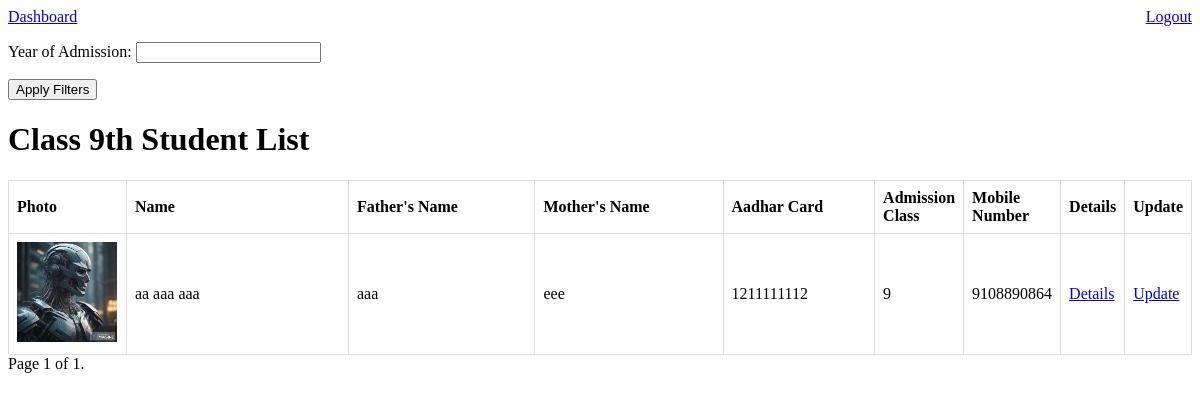
The page /admissions/class_9/ (signed in) on the database its author committed.
### admissions/models.py (models this page shows, shortened)
class Admission(models.Model):
    first_name = models.CharField(max_length=100)
    middle_name = models.CharField(max_length=100, blank=True)
    last_name = models.CharField(max_length=100, blank=True)
    father_name = models.CharField(max_length=100)
    mother_name = models.CharField(max_length=100)
    date_of_birth = models.DateField()
    aadhar_card = models.CharField(max_length=16)
    photo = models.ImageField(upload_to='photos/')
    previous_school = models.TextField()
    address = models.TextField()
    caste = models.CharField(max_length=50)
    admission_class = models.CharField(max_length=50)
    admission_date = models.DateField(auto_now_add=True)
    mobile_number = models.CharField(max_length=15)
    subjects = models.CharField(max_length=100, blank=True, null=True)

### admissions/views.py (the view)
# urls.py: path('class_9/', views.class_9, name='class_9'),
@login_required
def class_9(request):
    class_9_students = Admission.objects.filter(admission_class='9')
    year_filter_form = AdmissionYearFilterForm(request.GET)
    if year_filter_form.is_valid():
        admission_year = year_filter_form.cleaned_data.get('admission_year')
        if admission_year:
            class_9_students = class_9_students.filter(admission_date__year=admission_year)
    page = request.GET.get('page')
    paginator = Paginator(class_9_students, 20)  # Display 10 students per page, you can adjust this number as needed
    class_9_students = paginator.get_page(page)
    context = {
        'class_9_students': class_9_students,
        'year_filter_form': year_filter_form,
    }
    return render(request, 'admissions/class_9.html', context)

### admissions/forms.py
class AdmissionYearFilterForm(forms.Form):
    admission_year = forms.IntegerField(label='Year of Admission', required=False)

### admissions/templates/admissions/class_9.html (shortened to what this page needs)
<!DOCTYPE html>
<a href="{% url 'dashboard' %}">Dashboard</a>
<a href="{% url 'logout' %}" style="float: right;" >Logout</a>
<html>
<head>
</head>
<body>
    <form method="get">
        {{ year_filter_form.as_p }}
        <button type="submit">Apply Filters</button>
    </form>
    <h1>Class 9th Student List</h1>
    <table>
        <thead>
            <tr>
                <th class="photo-column">Photo</th>
                <th class="name-column">Name</th>
                <th class="father-name-column">Father's Name</th>
                <th class="mother-name-column">Mother's Name</th>
                <th class="aadhar-column">Aadhar Card</th>
                <th class="admission-class-column">Admission Class</th>
                <th class="mobile-number-column">Mobile Number</th>
                <th>Details</th>
                <th>Update</th>
            </tr>
        </thead>
        <tbody>
            {% for student in class_9_students %}
                <tr>
                    <td class="photo-column"><img src="{{ student.photo.url }}" alt="{{ student.first_name }} {{ student.last_name }} Photo" width="100"></td>
                    <td class="name-column">{{ student.first_name }} {{ student.middle_name }} {{ student.last_name }}</td>
                    <td class="father-name-column">{{ student.father_name }}</td>
                    <td class="mother-name-column">{{ student.mother_name }}</td>
                    <td class="aadhar-column">{{ student.aadhar_card }}</td>
                    <td class="admission-class-column">{{ student.admission_class }}</td>
                    <td class="mobile-number-column">{{ student.mobile_number }}</td>
                    <td><a href="{% url 'student_details' student.id %}">Details</a></td>
                    <td><a href="{% url 'update_student_class_9' student.id %}">Update</a></td>
                </tr>
            {% endfor %}
        </tbody>
    </table>
</body>
</html>
<div class="pagination">
    <span class="step-links">
        <span class="current-page">
            Page {{ class_9_students.number }} of {{ class_9_students.paginator.num_pages }}.
        </span>
    </span>
</div>

### admissions/templates/admissions/class_9.html (style rules this page uses)
table { border-collapse: collapse; width: 100%; }
th, td { border: 1px solid #ddd; padding: 8px; text-align: left; }
.photo-column { width: 10%; }
.name-column { width: 25%; }
.father-name-column { width: 20%; }
.mother-name-column { width: 20%; }
.aadhar-column { width: 15%; }

### rows shown on the page
Admission: photo (picture), first_name "aa", middle_name "aaa", last_name "aaa", father_name "aaa", mother_name "eee", aadhar_card "1211111112", admission_class "9", mobile_number "9108890864"

### other values the page prints
{{ class_9_students.number }} "1"
{{ class_9_students.paginator.num_pages }} "1"
